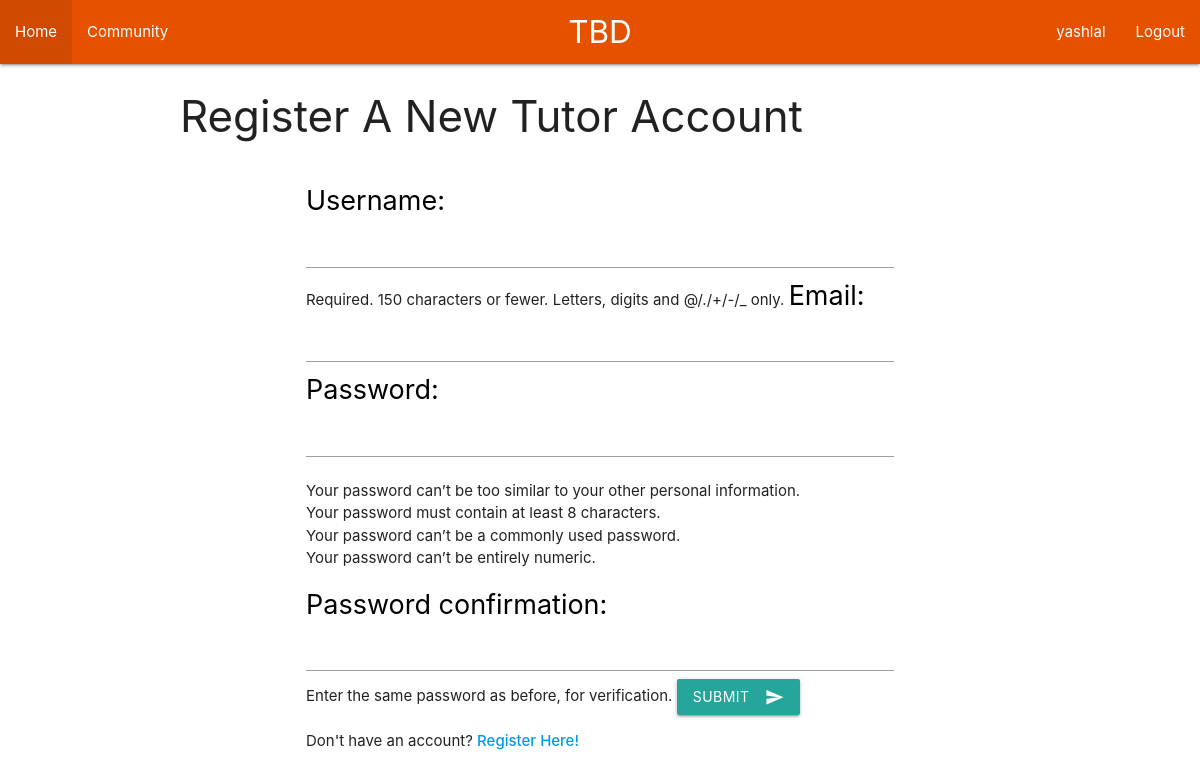
The page /register_tutor/ (signed in) on the database as committed earlier.
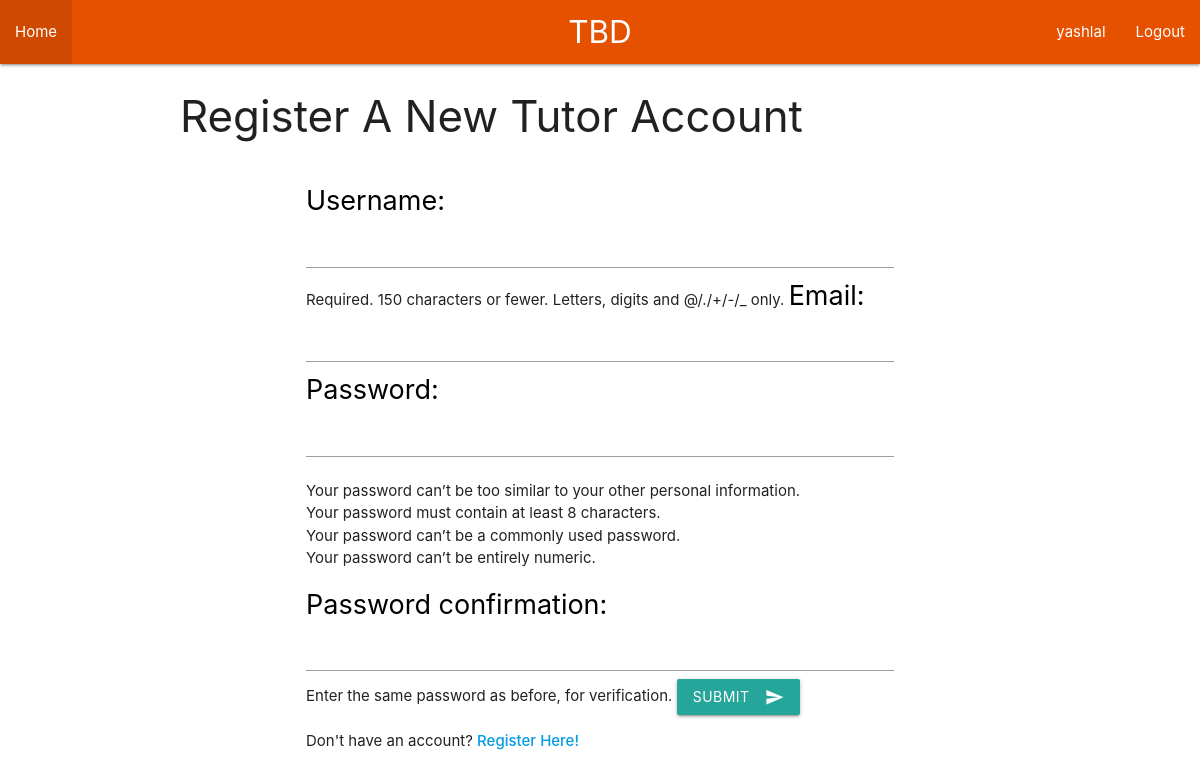
The same page on the database as committed later.
### main/views.py (the view, shortened to what this page needs)
# urls.py: path('register_tutor/', views.register_tutor, name="register_tutor"),
def register_tutor(request):
    form = TutorCreationForm
    return render(request=request, template_name="main/register_tutor.html", context={'form': form})

### main/templates/main/register_tutor.html (shortened to what this page needs)
{% extends 'main/header.html' %}
{% block content %}
{% load materializecss %}
  <h3>Register A New Tutor Account</h3>
  <br>
    <div class="container">
    <form method="POST">
      {{form|materializecss}}
      <button class="btn waves-effect waves-light" type="submit" name="action">Submit
        <i class="material-icons right">send</i>
      </button>
    </form>
    Don't have an account? <a href="/register" target="blank"><strong>Register Here!</strong></a>
    <br>
    <br>
    <br>
  </div>
{% endblock %}

### main/templates/main/includes/navbaritems.html (shortened to what this page needs)
<ul id="nav-mobile" class="left hide-on-med-and-down">
  <li><a href="/home" class="active">Home</a></li>
  {% if user.is_tutor %}
    <li><a href="/community" class="active">Community</a></li>
  {% endif %}
</ul>
<ul id="nav-mobile" class="right hide-on-med-and-down">
  {% if user.is_authenticated %}
    <li><a href="/profile" class="active">{{user.username}}</a></li>
    <li><a href="/logout" class="active">Logout</a></li>
  {% else %}
    <li><a href="/login" class="active">Login</a></li>
    <li><a href="/register" class="active">Register</a></li>
  {% endif %}
</ul>

Rows that differ between the two databases and show on the page:
changed User "yashlal": is_tutor True → False (drawn)
Other text that changed with them:
text no longer shown: "Community"
